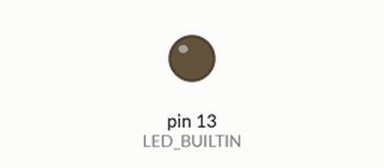
Recording of a sketch running on a simulated Arduino Uno, built with avr-gcc and run on an emulated ATmega328P. On the bench: output pins drawn as LEDs (lit = HIGH).

Above: at 0.6 s.
At 4.25 s:
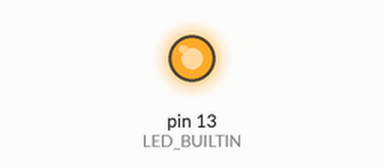
Timing chart, 0 to 4.6 s (numbered marks = the images above):
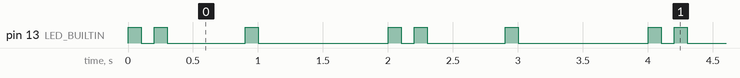

The sketch:

hello_world.ino
```cpp
void setup() {
  pinMode(LED_BUILTIN, OUTPUT);
}

void loop() {
  // He-
  digitalWrite(LED_BUILTIN, HIGH);
  delay(100);
  digitalWrite(LED_BUILTIN, LOW );
  delay(100);
  // -llo
  digitalWrite(LED_BUILTIN, HIGH);
  delay(100);
  digitalWrite(LED_BUILTIN, LOW );

  delay(600);

  // World
  digitalWrite(LED_BUILTIN, HIGH);
  delay(100);
  digitalWrite(LED_BUILTIN, LOW );

  delay(1000); // 2 seconds a loop
}
```

Measured:
- by itself, pin 13 (LED_BUILTIN): repeats every 2.0 s: LOW 0.10 s, HIGH 0.10 s, LOW 0.60 s, HIGH 0.10 s, LOW 1.0 s, HIGH 0.10 s
- by itself, everything shown: repeats every 2.0 s, in 6 steps
